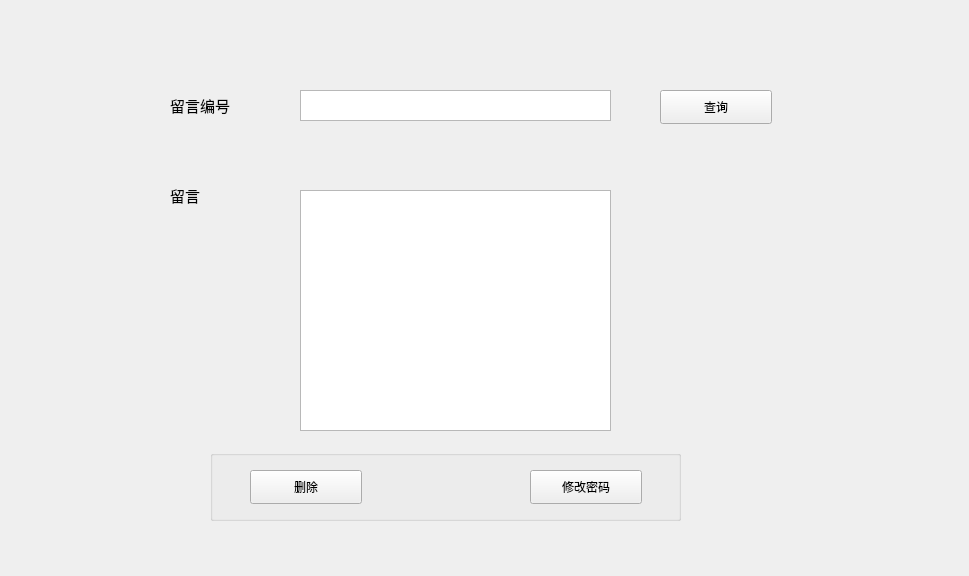
<?xml version="1.0" encoding="UTF-8"?>
<ui version="4.0">
 <class>DeleteMessage</class>
 <widget class="QWidget" name="DeleteMessage">
  <property name="geometry">
   <rect>
    <x>0</x>
    <y>0</y>
    <width>969</width>
    <height>576</height>
   </rect>
  </property>
  <property name="windowTitle">
   <string>DeleteMessage</string>
  </property>
  <widget class="QLabel" name="label">
   <property name="geometry">
    <rect>
     <x>170</x>
     <y>90</y>
     <width>91</width>
     <height>31</height>
    </rect>
   </property>
   <property name="text">
    <string>&lt;html&gt;&lt;head/&gt;&lt;body&gt;&lt;p&gt;&lt;span style=&quot; font-size:11pt;&quot;&gt;留言编号&lt;/span&gt;&lt;/p&gt;&lt;/body&gt;&lt;/html&gt;</string>
   </property>
  </widget>
  <widget class="QTextEdit" name="textEdit">
   <property name="geometry">
    <rect>
     <x>300</x>
     <y>90</y>
     <width>311</width>
     <height>31</height>
    </rect>
   </property>
  </widget>
  <widget class="QLabel" name="label_2">
   <property name="geometry">
    <rect>
     <x>170</x>
     <y>180</y>
     <width>91</width>
     <height>31</height>
    </rect>
   </property>
   <property name="text">
    <string>&lt;html&gt;&lt;head/&gt;&lt;body&gt;&lt;p&gt;&lt;span style=&quot; font-size:11pt;&quot;&gt;留言&lt;/span&gt;&lt;/p&gt;&lt;/body&gt;&lt;/html&gt;</string>
   </property>
  </widget>
  <widget class="QPushButton" name="pushButton">
   <property name="geometry">
    <rect>
     <x>660</x>
     <y>90</y>
     <width>112</width>
     <height>34</height>
    </rect>
   </property>
   <property name="text">
    <string>查询</string>
   </property>
  </widget>
  <widget class="QTextBrowser" name="textBrowser_2">
   <property name="geometry">
    <rect>
     <x>300</x>
     <y>190</y>
     <width>311</width>
     <height>241</height>
    </rect>
   </property>
  </widget>
  <widget class="QGroupBox" name="groupBox_3">
   <property name="geometry">
    <rect>
     <x>210</x>
     <y>450</y>
     <width>471</width>
     <height>71</height>
    </rect>
   </property>
   <property name="title">
    <string/>
   </property>
   <widget class="QPushButton" name="pushButton_10">
    <property name="geometry">
     <rect>
      <x>40</x>
      <y>20</y>
      <width>112</width>
      <height>34</height>
     </rect>
    </property>
    <property name="text">
     <string>删除</string>
    </property>
   </widget>
   <widget class="QPushButton" name="pushButton_11">
    <property name="geometry">
     <rect>
      <x>320</x>
      <y>20</y>
      <width>112</width>
      <height>34</height>
     </rect>
    </property>
    <property name="text">
     <string>修改密码</string>
    </property>
   </widget>
  </widget>
 </widget>
 <resources/>
 <connections/>
</ui>
